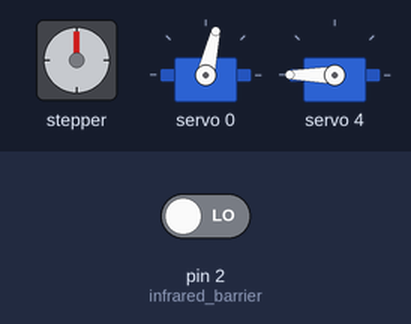
Bench run of a program on a simulated Arduino Uno, built with avr-gcc and run on an emulated ATmega328P. Shown: stepper motor, 2 × servo. Wiring (inferred from the names in the program): stepper motor (2048 steps per turn assumed): coils pin 12, pin 11, pin 10, pin 9. Inputs (shaded band) come from the test bench; at power-on: pin 2 (infrared_barrier) LOW. What the program prints to the serial monitor is not drawn.

Above: at 14.5 s.
14.6 s: pin 2 (infrared_barrier) driven HIGH
At 16.8 s:
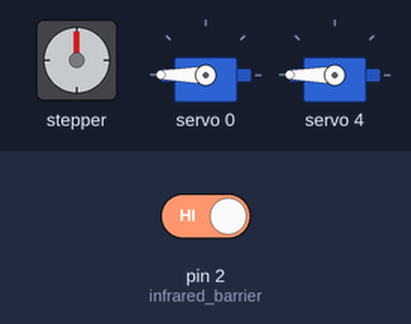
At 30.6 s:
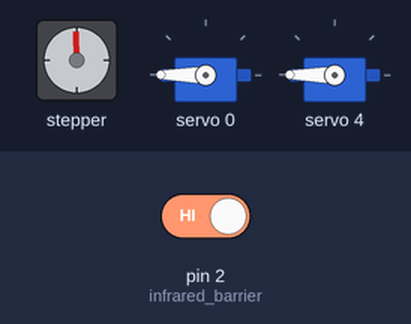
Timing chart, 0 to 57.8 s (numbered marks = the images above; inputs shaded):
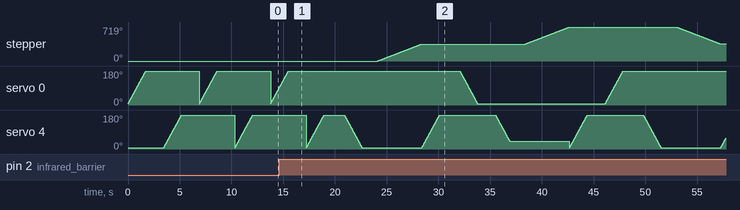

Measured:
- after the input at 14.6 s, stepper: turns 359° clockwise in 4.3 s, then 360° clockwise in 4.3 s, then 359° counter-clockwise in 4.3 s

The program:

main.cpp
```cpp
//Se incluyen la libería general de arduino y las librerías para el control
//de los servomotores
#include <Arduino.h>
#include <Wire.h>
#include <Adafruit_PWMServoDriver.h>

//Encabezados de las funciones de control del motor paso a paso y del servomotor
void SetDirection();
void setStepper(int step_count, bool dir);
void setServo(uint8_t n_servo, int starting_ang, int finish_ang, int smoothing_time = 10);

//Se inicia un objeto de tipo Adafruit_PWMServoDriver para controlar los servos
Adafruit_PWMServoDriver servos = Adafruit_PWMServoDriver(0x40);

unsigned int pos0 = 150;   //Ancho de pulso en cuentas para pocicion 0°
unsigned int pos180 = 650; //Ancho de pulso en cuentas para la pocicion 180°

int time = 1500;           //Tiempo de espera para un retardo en ms
int bottle_counter = 0;    //Definición de un contador temporal de frascos


// #######################################################################################
//Definición de la secuencia de pasos para un motor paso a paso de 4 fases
int Paso[8][4] =
    {{1, 0, 0, 0},
     {1, 1, 0, 0},
     {0, 1, 0, 0},
     {0, 1, 1, 0},
     {0, 0, 1, 0},
     {0, 0, 1, 1},
     {0, 0, 0, 1},
     {1, 0, 0, 1}};

//Definición de los pines de salida utilizados para el controlador del motor paso a paso
#define IN1 12
#define IN2 11
#define IN3 10
#define IN4 9

//Variable para ajustar la dirección de movimiento del servo (true = adelante, false = atrás)
boolean Direction = true;
//Variable para definir el paso actual de la secuencia
int Steps = 0;

// ####################################################################################
//Definición del pin utilizado para recibir información de la barrera infrarroja
int infrared_barrier = 2;


void setup()
{
  servos.begin();        //Inicialización del controlador de servos
  servos.setPWMFreq(60); //Configuración de la frecuecia PWM a 60Hz o T=16,66ms

  // Configuración de los pines del motor paso a paso como salidas
  pinMode(IN1, OUTPUT);
  pinMode(IN2, OUTPUT);
  pinMode(IN3, OUTPUT);
  pinMode(IN4, OUTPUT);

  //Configuración del pin asociado a la barrera infrarroja como entrada
  pinMode(infrared_barrier, INPUT);

  //Inicio de la comunicación serie a una velocidad de 9600 baudios
  Serial.begin(9600);

}


void loop()
{
  //Si se detecta que ha llegado un frasco para empaquetar
  if (digitalRead(infrared_barrier) == HIGH)
  {
    //Baja el brazo robot
    setServo(4, 180, 0);

    //Cierra la abrazadera
    setStepper(4095, true);

    //Levanta el frasco
    setServo(4, 0, 180);

    //Dependiendo de cual frasco se desea empaquetar el brazo robot se desplada a
    //una determinada posición
    switch (bottle_counter)
    {
    //Si se trata del primer frasco
    case 0:
      //El brazo se desplaza a la posición 1
      setServo(0, 180, 0);
      //Baja a la altura necesaria para depositar el frasco
      setServo(4, 180, 30);
      break;

    //Si se trata del segundo frasco
    case 1:
      //El brazo se desplaza a la posición 2
      setServo(0, 180, 30);
      //Baja a la altura necesaria para depositar el frasco
      setServo(4, 180, 30);
      break;

    //Si se trata del tercer frasco
    case 2:
      //El brazo se desplaza a la posición 3
      setServo(0, 180, 0);
      //Baja a la altura necesaria para depositar el frasco
      setServo(4, 180, 0);
      break;

    //Si se trata del cuarto frasco
    case 3:
      //El brazo se desplaza a la posición 3
      setServo(0, 180, 30);
      //Baja a la altura necesaria para depositar el frasco
      setServo(4, 180, 0);
      break;

    //En caso de default el brazo robot no se desplaza
    default:
      break;
    }

    //Se abre la abrazadera depositando el frasco
    setStepper(4095, false);

    //El brazo robot se eleva
    setServo(4, 0, 180);

    //Se envia un mensaje por medio de la comunicación serial indicando que
    //se ha depositado correctamente un frasco en la caja
    Serial.println("Box");

    //Se incrementa el contador de frascos empaquetados
    bottle_counter++;

    //Si el contador es mayor a 3 implica que se ha completado una caja y
    //se reinicia dicho contador
    if (bottle_counter > 3)
    {
      bottle_counter = 0;
    }

    //El brazo robot regresa a su posición de reposo a la espera del próximo frasco
    setServo(0, 0, 180);
  }

  //En caso de que no se detecte ningún frasco para empaquetar
  else
  {
    //El brazo robot permanece en su posición de reposo
    setServo(0, 0, 180);
    setServo(4, 0, 180);
  }

}

//===========================================================================================

/*Función para controlar los servos
  Parámetros: n_servo = Número de servo que se desea controlar
              starting_ang = Ángulo inicial del servo
              finish_ang = Ángulo final del servo
              smoothing_time = Tiempo de suavizado en ms
*/
void setServo(uint8_t n_servo, int starting_ang, int finish_ang, int smoothing_time)
{
  int duty;  //Variable para almacenar el valor del ancho de pulso (duty cycle)

  //Si el ángulo inicial es menor que el ángulo final, el servo se moverá hacia adelante
  if (starting_ang < finish_ang)
  {
    //Itera desde el ángulo inicial hasta el ángulo final, aumentando 1 grado en cada paso
    for (int ang = starting_ang; ang < finish_ang; ang++)
    {
      //Calcula el valor de ancho de pulso correspondiente al ángulo actual
      duty = map(ang, 0, 180, pos0, pos180);

      //Envía el valor de ancho de pulso calculado al canal del servo (n_servo)
      servos.setPWM(n_servo, 0, duty);

      //Espera el tiempo de suavizado (smoothing_time) antes de pasar al siguiente ángulo
      delay(smoothing_time);
    }
  }

  //Si el ángulo inicial es mayor que el ángulo final, el servo se moverá en dirección inversa
  else
  {
    //Itera desde el ángulo inicial hasta el ángulo final, disminuyendo 1 grado en cada paso
    for (int ang = starting_ang; ang > finish_ang; ang--)
    {
      //Calcula el valor de ancho de pulso correspondiente al ángulo actual
      duty = map(ang, 0, 180, pos0, pos180);

      //Envía el valor de ancho de pulso calculado al canal del servo (n_servo)
      servos.setPWM(n_servo, 0, duty);

      //Espera el tiempo de suavizado (smoothing_time) antes de pasar al siguiente ángulo
      delay(smoothing_time);
    }
  }

  // Espera un tiempo adicional después de completar el movimiento, definido en la variable 'time'
  delay(time);
}

//===========================================================================================

//Función utilizada para que el motor paso a paso avance un paso
void stepper()
{
  //Configura el estado de los pines según el valor en la matriz 'Paso' para el paso actual
  digitalWrite(IN1, Paso[Steps][0]);
  digitalWrite(IN2, Paso[Steps][1]);
  digitalWrite(IN3, Paso[Steps][2]);
  digitalWrite(IN4, Paso[Steps][3]);

  //Llama a la función SetDirection() para ajustar el índice 'Steps' al siguiente paso,
  //actualizando la dirección según la configuración
  SetDirection();
}

//===========================================================================================

//Función para configurar la dirección de giro del motor paso a paso
void SetDirection()
{
  //Verifica la dirección del movimiento. Si 'Direction' es verdadero, incrementa 'Steps'
  if (Direction)
    Steps++; //Avanza al siguiente paso en la secuencia de pasos

  //Si 'Direction' es falso, decrementa 'Steps' para ir en la dirección opuesta
  else
    Steps--; //Retrocede al paso anterior en la secuencia de pasos

  // Ajusta 'Steps' para que siempre esté dentro del rango de 0 a 7 (total de pasos en la secuencia)
  Steps = (Steps + 8) % 8; // Esto permite que 'Steps' "rebote" de 7 a 0 o de 0 a 7
}

//===========================================================================================

/*Función para controlar el movimiento del motor paso a paso
  Parámetros: step_count = Contador que almacena la cantidad de pasos restantes
              dir = Dirección de giro del motor paso a paso
*/
void setStepper(int step_count, bool dir)
{
  //Bucle que continúa hasta que se hayan completado todos los pasos especificados
  while (step_count > 0)
  {
    stepper();    //Llama a la función 'stepper()' para avanzar un paso en la secuencia
    step_count--; //Disminuye el contador de pasos restantes en 1
    delay(1);     //Pausa de 1 milisegundo entre pasos para controlar la velocidad del motor
  }

  //Establece la dirección del movimiento para la próxima vez que se llame a 'stepper()'
  Direction = dir;
}
```
